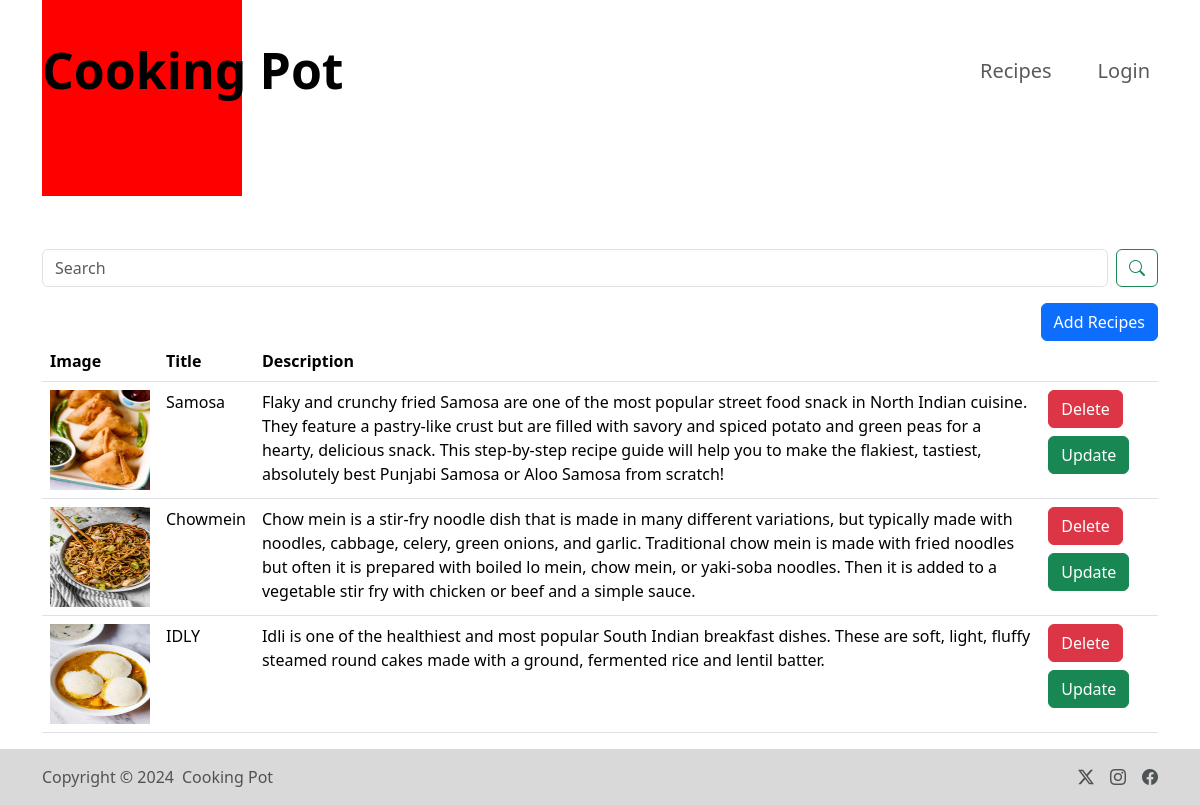
/recipe/, run on an earlier commit of the app's database.
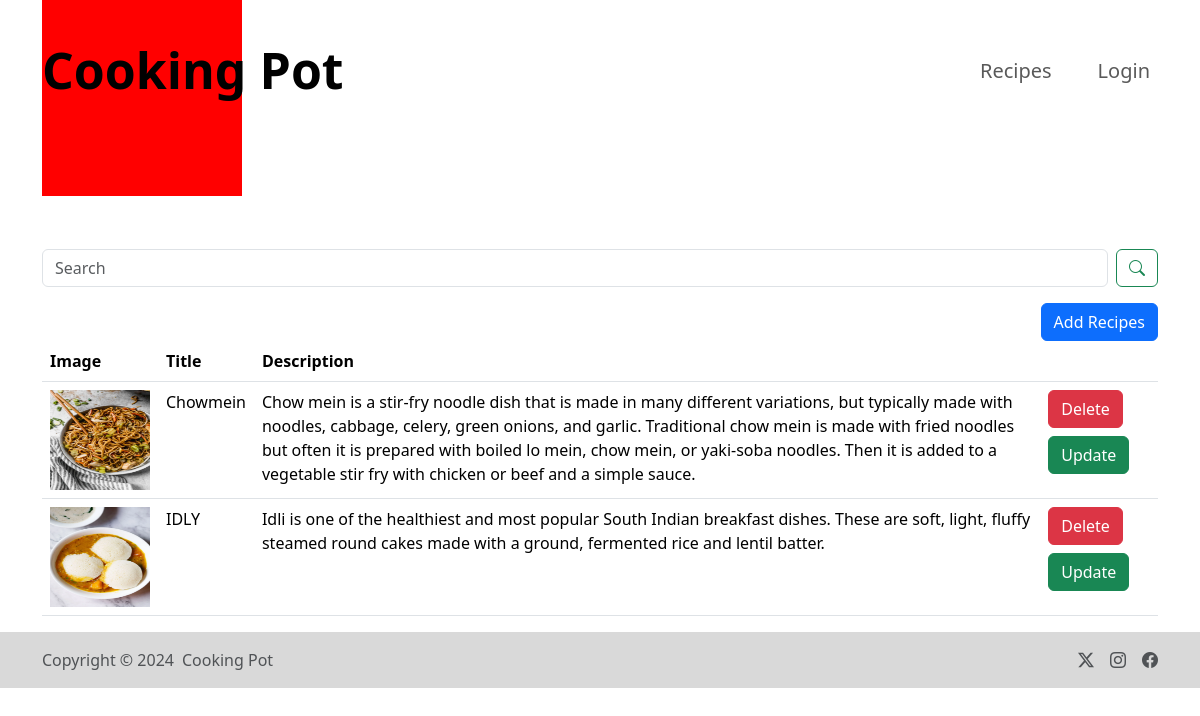
And on a later commit of the database.
### All/models.py (models this page shows)
class Recipe(models.Model):
    recipe_name = models.CharField(max_length=100)
    recipe_description = models.TextField()
    recipe_image = models.ImageField(upload_to="images")

### All/views.py (the view, shortened to what this page needs)
# urls.py: path('recipe/', recipe, name = "recipe"),
def recipe(request):
    queryset = Recipe.objects.all()
    context = {'recipes' : queryset}
    return render(request, 'recipe.html', context)

### All/Templates/recipe.html (shortened to what this page needs)
{% extends "base.html" %}
{% load static %}
{% block start%}
<div class="container mt-10 ">
    <form class="d-flex">
        <input class="form-control me-2" type="search" placeholder="Search" aria-label="Search">
        <button class="btn btn-outline-success" type="submit"><i class="bi bi-search"></i></button>
    </form>
    <div class="d-flex flex-row-reverse">
      <button type="button" class="btn btn-add btn-primary mt-3" data-bs-toggle="modal" data-bs-target="#exampleModal">Add Recipes</button>
  </div>
    <table class="table">
      <thead>
        <tr>
          <th scope="col">Image</th>
          <th scope="col">Title</th>
          <th scope="col">Description</th>
          <th scope="col"></th>
        </tr>
      </thead>
      <tbody>
        {% for recipe in recipes %}
        <tr>
          <td><img src="/media/{{recipe.recipe_image}}" style="height: 100px; width: 100px;"> </td>
          <td>{{recipe.recipe_name}}</td>
          <td>{{recipe.recipe_description}}</td>
          <td>
            <a href="/delete_recipe/{{recipe.id}}/" class="btn btn-danger"> Delete </a>
            <a href="/update_recipe/{{recipe.id}}/" class="btn btn-success mt-2"> Update </a>
          </td>
        </tr>
       {% endfor %}
      </tbody>
    </table>
</div>
{% endblock %}

What changed in the data, as far as the page shows it:
removed Recipe: recipe_image (picture), recipe_name "Samosa", recipe_description "Flaky and crunchy fried Samosa are one of the most popular street food snack in North Indian cuisine. They feature a pastry-like crust but are filled with savory and spiced potato and green peas for a hearty, delicious snack. This step-by-step recipe guide will help you to make the flakiest, tastiest, absolutely best Punjabi Samosa or Aloo Samosa from scratch!"
